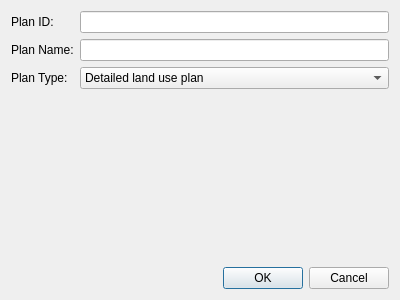
<?xml version="1.0" encoding="UTF-8"?>
<ui version="4.0">
 <class>NewLandUsePlanForm</class>  <!-- Corrected class name -->
 <widget class="QDialog" name="NewLandUsePlanForm">
  <property name="geometry">
   <rect>
    <x>0</x>
    <y>0</y>
    <width>400</width>
    <height>300</height>
   </rect>
  </property>
  <property name="windowTitle">
   <string>Create New Land Use Plan</string>
  </property>
  <layout class="QVBoxLayout" name="verticalLayout">
   <item>
    <layout class="QFormLayout" name="formLayout">
     <item row="0" column="0">
      <widget class="QLabel" name="label_plan_id">
       <property name="text">
        <string>Plan ID:</string>
       </property>
      </widget>
     </item>
     <item row="0" column="1">
      <widget class="QLineEdit" name="lineEdit_plan_id"/>
     </item>
     <item row="1" column="0">
      <widget class="QLabel" name="label_plan_name">
       <property name="text">
        <string>Plan Name:</string>
       </property>
      </widget>
     </item>
     <item row="1" column="1">
      <widget class="QLineEdit" name="lineEdit_plan_name"/>
     </item>
     <item row="2" column="0">
      <widget class="QLabel" name="label_plan_type">
       <property name="text">
        <string>Plan Type:</string>
       </property>
      </widget>
     </item>
     <item row="2" column="1">
      <widget class="QComboBox" name="comboBox_plan_type">
       <item>
        <property name="text">
         <string>Detailed land use plan</string>
        </property>
       </item>
       <item>
        <property name="text">
         <string>General land use plan</string>
        </property>
       </item>
       <item>
        <property name="text">
         <string>Local land use plan</string>
        </property>
       </item>
      </widget>
     </item>
    </layout>
   </item>
   <item>
    <spacer name="verticalSpacer">
     <property name="orientation">
      <enum>Qt::Vertical</enum>
     </property>
     <property name="sizeHint" stdset="0">
      <size>
       <width>20</width>
       <height>40</height>
      </size>
     </property>
    </spacer>
   </item>
   <item>
    <widget class="QDialogButtonBox" name="button_box">
     <property name="orientation">
      <enum>Qt::Horizontal</enum>
     </property>
     <property name="standardButtons">
      <set>QDialogButtonBox::Cancel|QDialogButtonBox::Ok</set>
     </property>
    </widget>
   </item>
  </layout>
 </widget>
 <resources/>
 <connections>
  <connection>
   <sender>button_box</sender>
   <signal>accepted()</signal>
   <receiver>NewLandUsePlanForm</receiver>
   <slot>accept()</slot>
  </connection>
  <connection>
   <sender>button_box</sender>
   <signal>rejected()</signal>
   <receiver>NewLandUsePlanForm</receiver>
   <slot>reject()</slot>
  </connection>
 </connections>
</ui>
